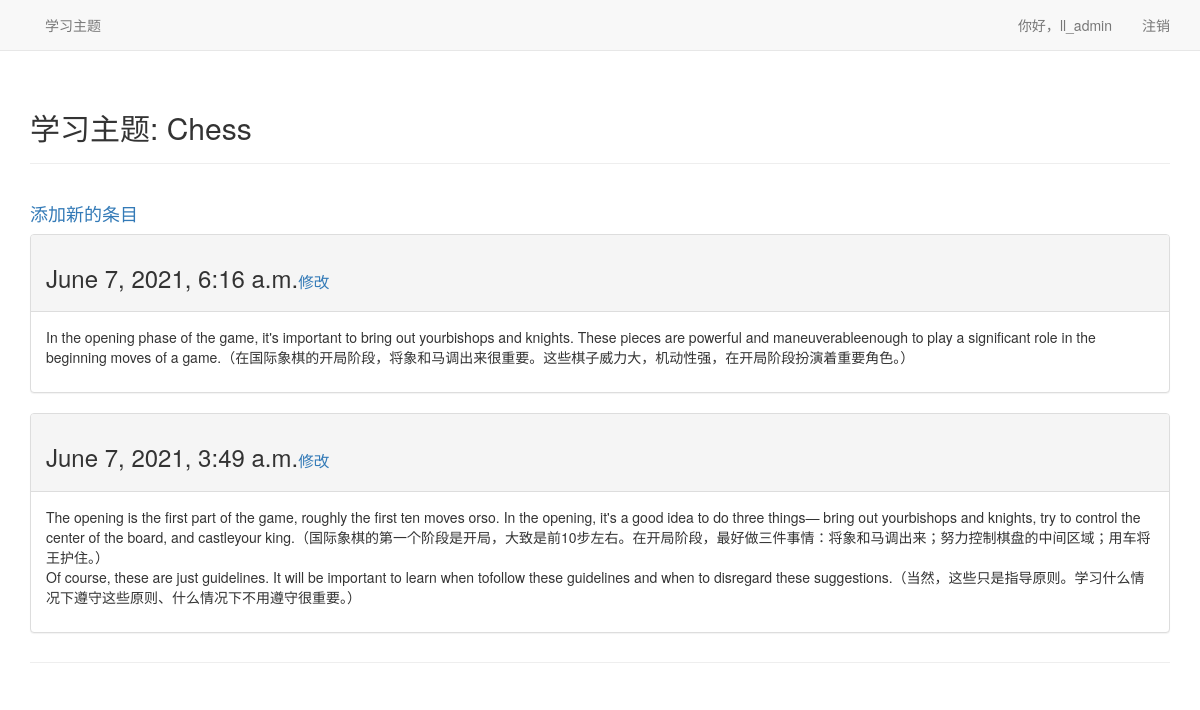
Page /topic/1 (signed in) on the committed database.
### learning_logs/models.py (models this page shows, shortened)
class Topic(models.Model):
	text = models.CharField(max_length=200)
	date_added = models.DateTimeField(auto_now_add=True)
	owner = models.ForeignKey(User, on_delete=models.CASCADE)
	def __str__(self):
		return self.text

class Entry(models.Model):
	topic = models.ForeignKey(Topic, on_delete=models.CASCADE)
	text = models.TextField()
	date_added = models.DateTimeField(auto_now_add=True)
	class Meta:
		verbose_name_plural = 'entries'

### learning_logs/views.py (the view)
# urls.py: path('topic/<int:topic_id>', views.topic, name='topic'),
@login_required
def topic(request, topic_id):
	topic = Topic.objects.get(id=topic_id)
	if topic.owner != request.user:
		raise Http404
	entries = topic.entry_set.order_by('-date_added')
	context = { 'topic': topic, 'entries': entries }
	return render(request, 'learning_logs/topic.html', context)

### templates/learning_logs/topic.html
{% extends 'learning_logs/base.html' %}
{% load bootstrap3 %}
{% block header %}
<h2>学习主题: {{topic}}</h2>
{% endblock header %}
{% block content %}
	<h4><a href="{% url 'learning_logs:new_entry' topic.id%}">添加新的条目</a></h4>
	{% for e in entries %}
		<div class="panel panel-default">
			<div class="panel-heading">
				<h3>{{e.date_added}}<small><a href="{% url 'learning_logs:edit_entry' e.id %}">修改</a></small></h3>
			</div>
			<div class="panel-body">
				{{e.text|linebreaks}}
			</div>
		</div>
	{% empty %}
		<h4>还没有任务呦，快来添加吧～</h4>
	{% endfor %}
{% endblock content %}

### templates/learning_logs/base.html (shortened to what this page needs)
{% load bootstrap3 %}
<!DOCTYPE html>
<html>
	<head>
		{% bootstrap_css %}
	</head>
	<body>
		<nav class="navbar navbar-default navbar-static-top">
			<div class="container">
				<div id="navbar" class="navbar-collapse collapse">
					<ul class="nav navbar-nav">
						<li><a href="{% url 'learning_logs:topics' %}">学习主题</a></li>
					</ul>
					<ul class="nav navbar-nav navbar-right">
						{% if user.is_authenticated %}
							<li><a>你好，{{user.username}}</a></li>
							<li><a href="{% url 'users:logout' %}">注销</a></li>
						{% else %}
							<li><a href="{% url 'users:login' %}">登录</a></li>
							<li><a href="{% url 'users:register' %}">注册</a></li>
						{% endif %}
					</ul>
				</div>
			</div>
		</nav>
		<div class="container">
			<div class="page-header">
				{% block header %}{% endblock header %}
			</div>
			<div class="page-header">
				{% block content %}{% endblock content %}
			</div>
		</div>
	</body>
</html>

### rows in the picture
Topic: text "Chess"
Entry: date_added "June 7, 2021, 6:16 a.m.", text "In the opening phase of the game, it's important to bring out yourbishops and knights. These pieces are powerful and maneuverableenough to play a significant role in the beginning moves of a game.（在国际象棋的开局阶段，将象和马调出来很重要。这些棋子威力大，机动性强，在开局阶段扮演着重要角色。）"
Entry: date_added "June 7, 2021, 3:49 a.m.", text "The opening is the first part of the game, roughly the first ten moves orso. In the opening, it's a good idea to do three things— bring out yourbishops and knights, try to control the center of the board, and castleyour king.（国际象棋的第一个阶段是开局，大致是前10步左右。在开局阶段，最好做三件事情：将象和马调出来；努力控制棋盘的中间区域；用车将王护住。） Of course, these are just guidelines. It will be important to learn when tofollow these guidelines and when to disregard these suggestions.（当然，这些只是指导原则。学习什么情况下遵守这些原则、什么情况下不用遵守很重要。）"

### other values in the picture
{{ user.username }} "ll_admin"
